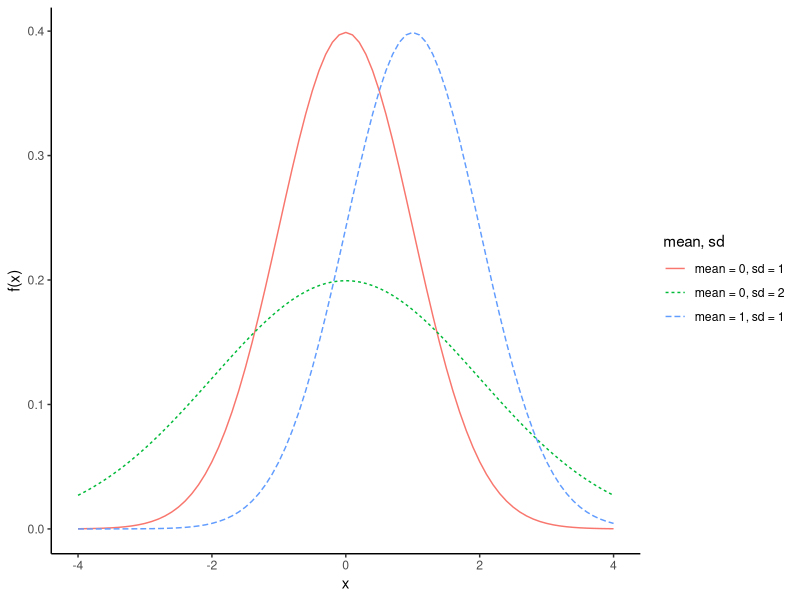
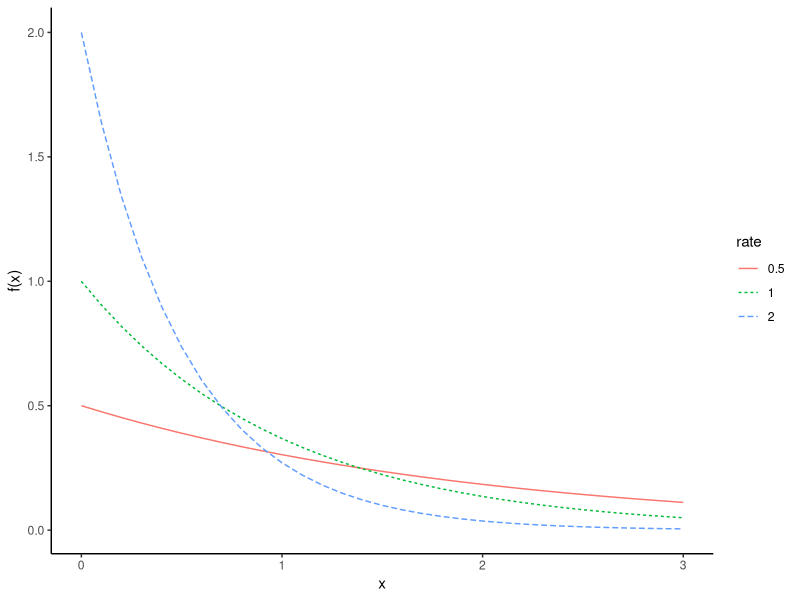
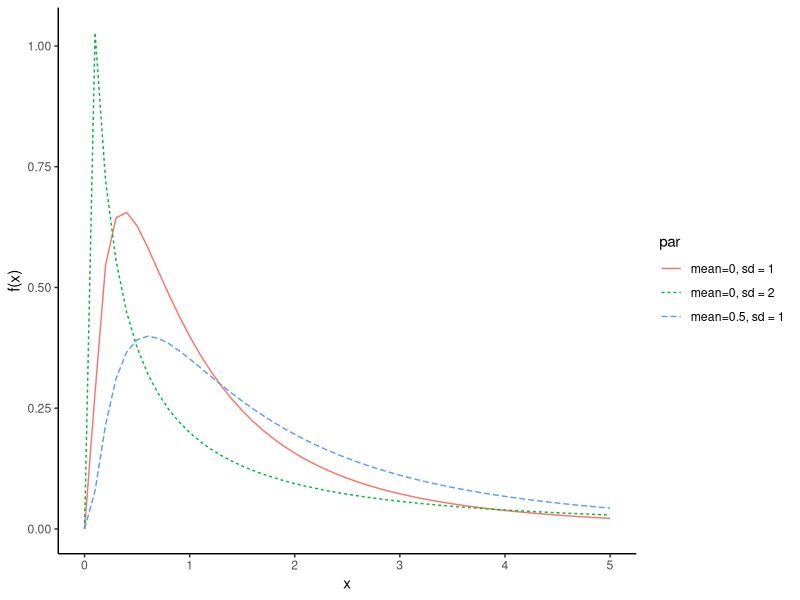
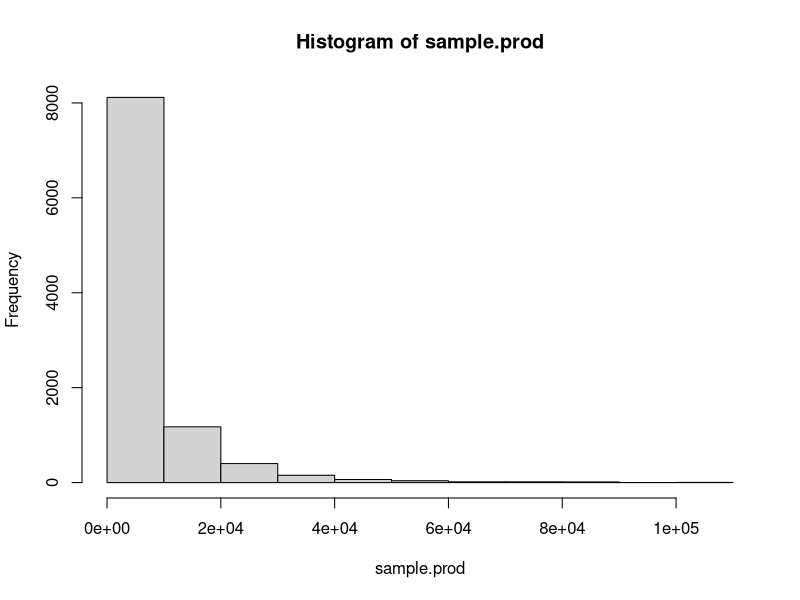
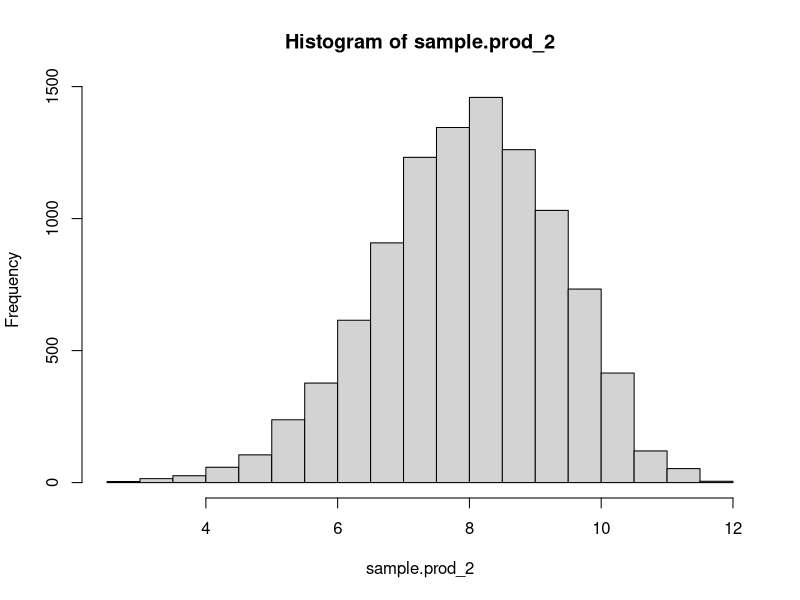
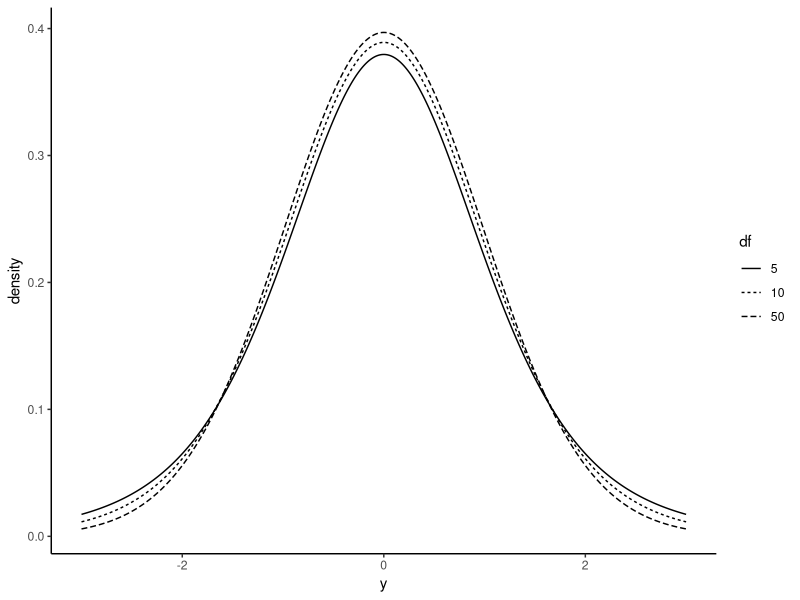
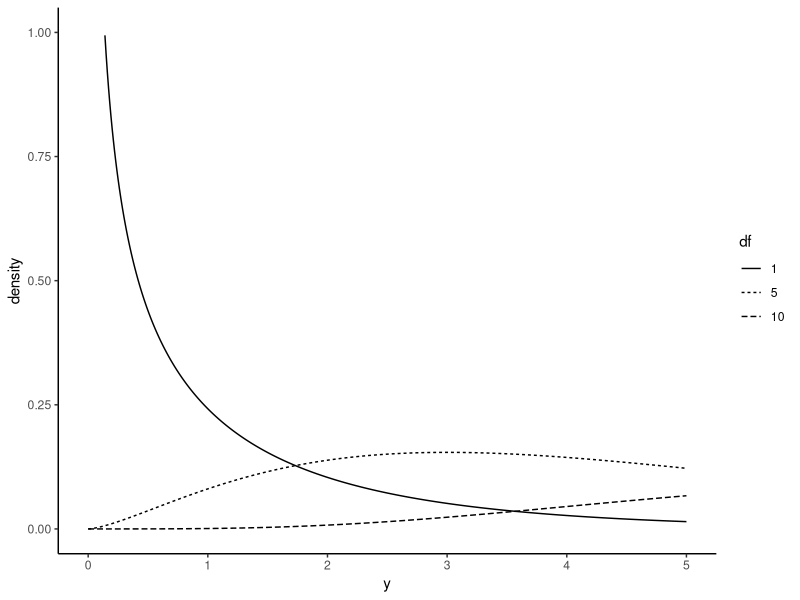
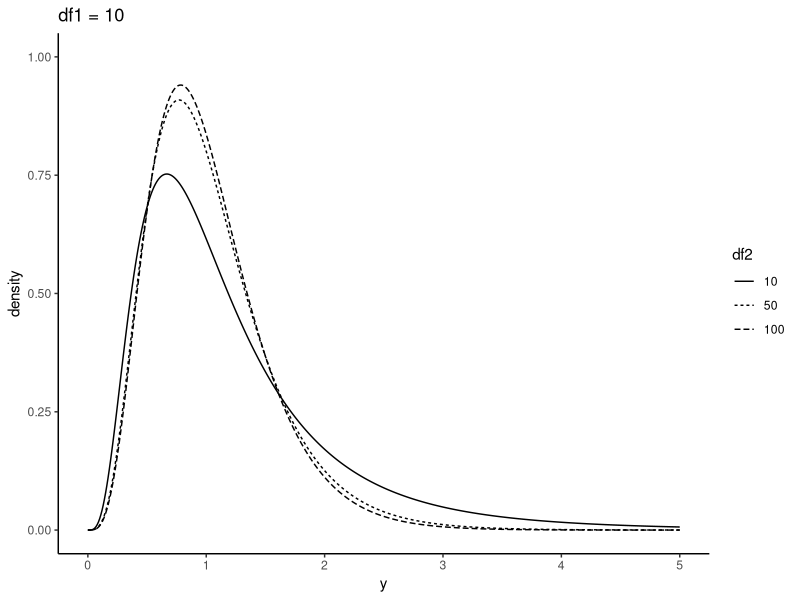

Here is the R script that generated these plots, in order:
## ---- chunk 1
knitr::opts_chunk$set(echo = TRUE)
library(tidyverse)

## ---- chunk 2
norm_1 = data.frame(x = seq(-4,4, 0.1), f = dnorm(x = seq(-4,4, 0.1), mean = 0, sd = 1), par = "mean = 0, sd = 1")
norm_2 = data.frame(x = seq(-4,4, 0.1), f = dnorm(x = seq(-4,4, 0.1), mean = 1, sd = 1), par = "mean = 1, sd = 1")
norm_3 = data.frame(x = seq(-4,4, 0.1), f = dnorm(x = seq(-4,4, 0.1), mean = 0, sd = 2), par = "mean = 0, sd = 2")
norm = rbind(norm_1, norm_2, norm_3)

ggplot() +
  ggplot2::geom_line(data = norm, aes(x = x, y = f, colour = par, linetype = par)) + 
  labs(y = "f(x)", x = "x", colour = "mean, sd", linetype = "mean, sd") + theme_classic()
## ---- chunk 3
exp_1 = data.frame(x = seq(0,3, 0.1), f = dexp(seq(0,3, 0.1), rate = 0.5), rate = 0.5)
exp_2 = data.frame(x = seq(0,3, 0.1), f = dexp(seq(0,3, 0.1), rate = 1), rate = 1)
exp_3 = data.frame(x = seq(0,3, 0.1), f = dexp(seq(0,3, 0.1), rate = 2), rate = 2)
exp = rbind(exp_1, exp_2, exp_3)

ggplot() +
  ggplot2::geom_line(data = exp, aes(x = x, y = f, colour = factor(rate), linetype = factor(rate))) + 
  labs(y = "f(x)", x = "x", colour = "rate", linetype = "rate") + theme_classic()
## ---- chunk 4
lnorm_1 = data.frame(x=seq(0,5, 0.1), f = dlnorm(seq(0, 5, 0.1), meanlog = 0, sdlog = 1), par = "mean=0, sd = 1")
lnorm_2 = data.frame(x=seq(0,5, 0.1), f = dlnorm(seq(0, 5, 0.1), meanlog = 0.5, sdlog = 1), par = "mean=0.5, sd = 1")
lnorm_3 = data.frame(x=seq(0,5, 0.1), f = dlnorm(seq(0, 5, 0.1), meanlog = 0, sdlog = 2), par = "mean=0, sd = 2")
lnorm = rbind(lnorm_1, lnorm_2, lnorm_3)

ggplot() +
  ggplot2::geom_line(data = lnorm, aes(x = x, y = f, colour = factor(par), linetype = factor(par))) + 
  labs(y = "f(x)", x = "x", colour = "par", linetype = "par") + theme_classic()
## ---- chunk 5
#サイコロを7回振って、それぞれの値で掛け算をする。これを10,000回行ったときの出目の合計値の分布

sample.prod = sapply(c(1:10000), function(x) {prod(round(runif(n = 7,min = 1,max = 6),0))} ) #prod()はカッコ内のベクトルの要素をかけ合わせる関数

hist(sample.prod)

## ---- chunk 6
sample.prod_2 = log(sample.prod)
hist(sample.prod_2)

## ---- chunk 7

dat_t5 = data.frame(x = seq(-3, 3, 0.01), y = dt(x = seq(-3, 3, 0.01), df = 5), df = 5)
dat_t10 = data.frame(x = seq(-3, 3, 0.01), y = dt(x = seq(-3, 3, 0.01), df = 10), df = 10)
dat_t50 = data.frame(x = seq(-3, 3, 0.01), y = dt(x = seq(-3, 3, 0.01), df = 50), df = 50)

dat_t = rbind(dat_t5, dat_t10, dat_t50)

ggplot() + 
  geom_line(data = dat_t, aes(x = x, y = y, linetype = factor(df))) + xlim(-3,3) + labs(x = "y", y = "density", linetype = "df") + theme_classic()


## ---- chunk 8

dat_chisq_1 = data.frame(x = seq(0, 5, 0.01), 
                        y= dchisq(x = seq(0, 5, 0.01), df = 1), 
                        df = 1)
dat_chisq_5 = data.frame(x = seq(0, 5, 0.01), 
                        y= dchisq(x = seq(0, 5, 0.01), df = 5), 
                        df = 5)
dat_chisq_10 = data.frame(x = seq(0, 5, 0.01), 
                        y= dchisq(x = seq(0, 5, 0.01), df = 10), 
                        df = 10)

dat_chisq = rbind(dat_chisq_1, dat_chisq_5, dat_chisq_10)

ggplot() + 
  geom_line(data = dat_chisq, aes(x = x, y = y, linetype = factor(df))) + xlim(0,5) + ylim(0,1) + labs(x = "y", y = "density", linetype = "df") + theme_classic()


## ---- chunk 9

dat_f_10 = data.frame(x = seq(0, 5, 0.01), 
                        y= df(x = seq(0, 5, 0.01), df1 = 10, df2 = 10), 
                        df2 = 10)
dat_f_50 = data.frame(x = seq(0, 5, 0.01), 
                        y= df(x = seq(0, 5, 0.01), df1 = 10, df2 = 50), 
                        df2 = 50)
dat_f_100 = data.frame(x = seq(0, 5, 0.01), 
                        y= df(x = seq(0, 5, 0.01), df1 = 10, df2 = 100), 
                        df2 = 100)

dat_f = rbind(dat_f_10, dat_f_50, dat_f_100)

ggplot() + 
  geom_line(data = dat_f, aes(x = x, y = y, linetype = factor(df2))) + xlim(0,5) + ylim(0,1) + labs(x = "y", y = "density", linetype = "df2", title = "df1 = 10") + theme_classic()

## ---- chunk 10

dat_cauchy_1 = data.frame(x = seq(-6, 6, 0.01), 
                        y= dcauchy(x = seq(-6, 6, 0.01), location = 0, scale = 1), 
                        scale = 1)

dat_cauchy2 = data.frame(x = seq(-6, 6, 0.01), 
                        y= dcauchy(x = seq(-6, 6, 0.01), location = 0, scale = 3), 
                        scale = 3)

dat_cauchy = rbind(dat_cauchy_1, dat_cauchy2)

ggplot() + 
  geom_line(data = dat_cauchy, aes(x = x, y = y, linetype = factor(scale))) + xlim(-6,6) + labs(x = "y", y = "density", linetype = "scale") + theme_classic()


## ---- chunk 11

d_cauchy = rcauchy(n = 100, location = 0, scale = 1) #location = 0, scale = 1のコーシー分布から乱数を100個生成する

mean(d_cauchy)
median(d_cauchy)
sd(d_cauchy)

## ---- chunk 12

d_cauchy = rcauchy(n = 100, location = 0, scale = 1) + 
rcauchy(n = 100, location = 0, scale = 1) + 
rcauchy(n = 100, location = 0, scale = 1) + 
rcauchy(n = 100, location = 0, scale = 1) + 
rcauchy(n = 100, location = 0, scale = 1) 

ggplot() + 
  geom_histogram(data = NULL, aes(x = d_cauchy)) + theme_classic()

## ---- chunk 13
binom_1 = data.frame(x = 0:10, p = dbinom(0:10, size = 10, prob = 0.2), q = 0.2)
binom_2 = data.frame(x = 0:10, p = dbinom(0:10, size = 10, prob = 0.5), q = 0.5)
binom_3 = data.frame(x = 0:10, p = dbinom(0:10, size = 10, prob = 0.6), q = 0.6)
binom = rbind(binom_1, binom_2, binom_3)

ggplot() +
  ggplot2::geom_bar(data = binom, aes(x = factor(x), y = p, fill = factor(q)), color = "black", stat = "identity", position = "dodge") + 
  labs(y = "P(x)", x = "number of success", fill = "q", title = "number of trials = 10") + theme_classic()
## ---- chunk 14
nbinom_1 = data.frame(x = 0:10, p = dnbinom(0:10, size = 3, prob = 0.2), q = 0.2)
nbinom_2 = data.frame(x = 0:10, p = dnbinom(0:10, size = 3, prob = 0.5), q = 0.5)
nbinom_3 = data.frame(x = 0:10, p = dnbinom(0:10, size = 3, prob = 0.6), q = 0.6)
nbinom = rbind(nbinom_1, nbinom_2, nbinom_3)

ggplot() +
  ggplot2::geom_bar(data = nbinom, aes(x = factor(x), y = p, fill = factor(q)), color = "black", stat = "identity", position = "dodge") + 
  labs(y = "P(x)", x = "number of failure", fill = "q", title = "number of success = 3") + theme_classic()
## ---- chunk 15
geom_1 = data.frame(x = 0:10, p = dgeom(0:10, prob = 0.2), q = 0.2)
geom_2 = data.frame(x = 0:10, p = dgeom(0:10, prob = 0.5), q = 0.5)
geom_3 = data.frame(x = 0:10, p = dgeom(0:10, prob = 0.6), q = 0.6)
geom = rbind(geom_1, geom_2, geom_3)

ggplot() +
  ggplot2::geom_bar(data = geom, aes(x = factor(x), y = p, fill = factor(q)), color = "black", stat = "identity", position = "dodge") + 
  labs(y = "P(x)", x = "x", fill = "q") + theme_classic()
## ---- chunk 16
hyper = data.frame(x = 0:10, p = dhyper(x = 0:10, m = 10, n = 30, k = 10))

ggplot() +
  ggplot2::geom_bar(data = hyper, aes(x = factor(x), y = p), color = "black", stat = "identity") + 
  labs(y = "P(x)", x = "x") + theme_classic()

## ---- chunk 17


knitr::kable(data.frame(玉の色 = c("白玉", "黒玉", "合計"),
                          取り出した玉 = c("x", "k - x", "k"),
                          つぼの中の玉 = c("m - x", "n - (k - x)", "m + n - k"),
                        合計 = c("m", "n", "m + n")))

## ---- chunk 18

knitr::kable(data.frame(玉の色 = c("白玉", "黒玉", "合計"),
                          取り出した玉 = c("6", "4", "10"),
                          つぼの中の玉 = c("4", "26", "30"),
                        合計 = c("10", "30", "40")))

## ---- chunk 19

p = dhyper(x = 0:10, m = 10, n = 30, k = 10)
p[7] + p[8] + p[9] + p[10] + p[11]

## ---- chunk 20

tab = matrix(c(6, 4, 4, 26), nrow = 2, ncol = 2) #クロス表を作成する
fisher.test(tab)#fisher.testの中に表のデータを入れる

## ---- chunk 21
pois_1 = data.frame(x=seq(0,10), p=dpois(seq(0,10), lambda=1), lambda=1)
pois_2 = data.frame(x=seq(0,10), p=dpois(seq(0,10), lambda=2), lambda=2)
pois_3 = data.frame(x=seq(0,10), p=dpois(seq(0,10), lambda=3), lambda=3)
pois = rbind(pois_1, pois_2, pois_3)

ggplot() +
  ggplot2::geom_bar(data = pois, aes(x=factor(x), y=p, fill=factor(lambda)), stat="identity", color = "black", position = "dodge") + 
  labs(y= "P(x)", x = "x", fill = "lambda") + theme_classic()
